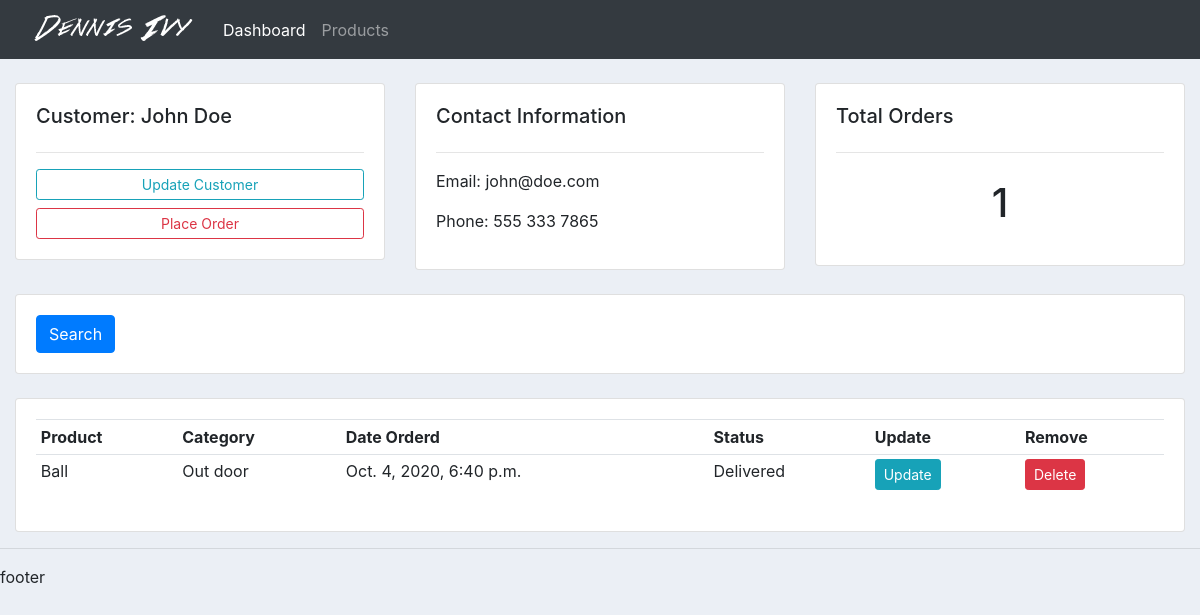
Page /customer/2/ on the earlier database version.
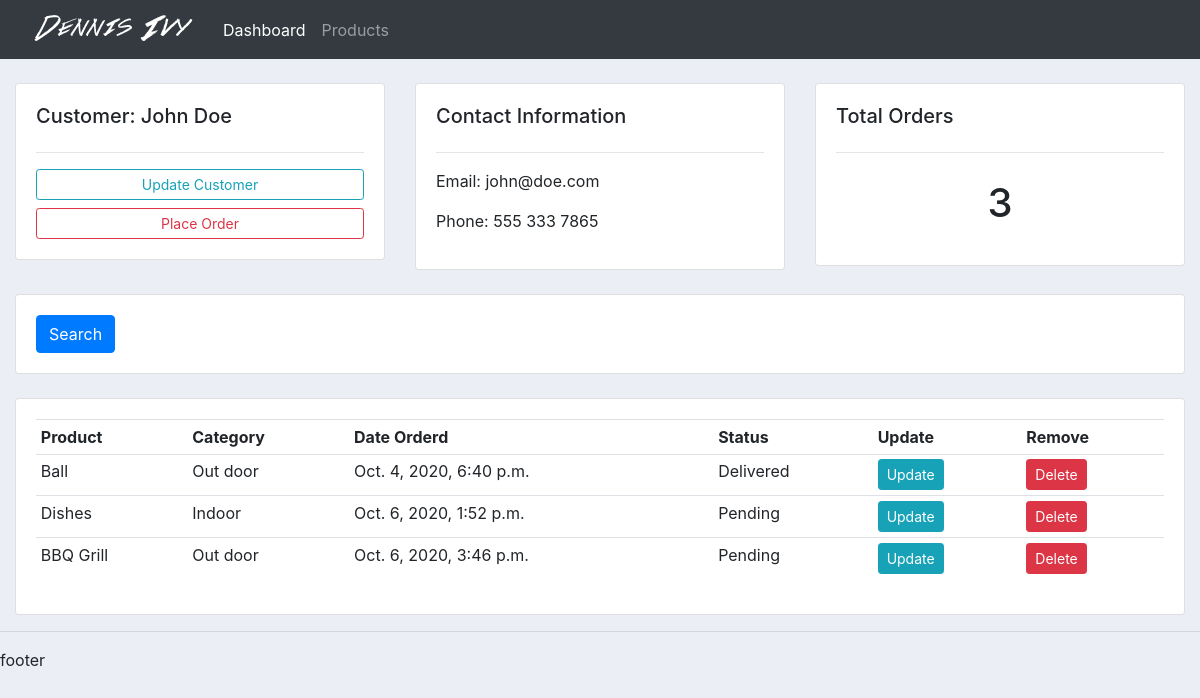
Same page on the later database version.
### accounts/models.py (models this page shows, shortened)
class Order(models.Model):
	STATUS = (
		('Pending','Pending'),
		('Out for delivery','Out for delivery'),
		('Delivered','Delivered')
		)
	customer = models.ForeignKey(Customer, on_delete=models.SET_NULL, null=True)
	product = models.ForeignKey(Product, on_delete=models.SET_NULL, null=True)
	date_created = models.DateTimeField(auto_now_add=True)
	status = models.CharField(max_length=200, null=True, choices=STATUS)

class Product(models.Model):
	CATEGORY = (
		('Indoor','Indoor'),
		('Out door','Out door')
		)
	name=models.CharField(max_length=200, null=True)
	price=models.FloatField(null=True)
	category=models.CharField(max_length=200, null=True, choices=CATEGORY)
	description=models.CharField(max_length=200, null=True, blank=True)
	date_created = models.DateTimeField(auto_now_add=True)
	tag = models.ManyToManyField(Tag)
	def __str__(self):
		return self.name

### accounts/views.py (the view)
# urls.py: path('customer/<str:pk>/', views.customer, name='customer'),
def customer(request, pk):
	get_customer = Customer.objects.get(id=pk)
	orders = get_customer.order_set.all()
	order_count = orders.count()
	context = {'get_customer':get_customer, 'orders':orders, 'order_count':order_count}
	return render(request, 'customer/customer.html', context=context)

### accounts/templates/customer/customer.html
{% extends 'main/base.html' %}
{% block content %}
	<br>
<div class="row">
	<div class="col-md">
		<div class="card card-body">
			<h5>Customer: {{ get_customer.name }}</h5>
			<hr>
			<a class="btn btn-outline-info  btn-sm btn-block" href="">Update Customer</a>
			<a class="btn btn-outline-danger  btn-sm btn-block" href="{% url 'create_order' get_customer.id %}">Place Order</a>
		</div>
	</div>
	<div class="col-md">
		<div class="card card-body">
			<h5>Contact Information</h5>
			<hr>
			<p>Email: {{ get_customer.email }}</p>
			<p>Phone: {{ get_customer.phone }}</p>
		</div>
	</div>
	<div class="col-md">
		<div class="card card-body">
			<h5>Total Orders</h5>
			<hr>
			<h1 style="text-align: center;padding: 10px">{{ order_count }}</h1>
		</div>
	</div>
</div>
<br>
<div class="row">
	<div class="col">
		<div class="card card-body">
			<form method="get">
		    <button class="btn btn-primary" type="submit">Search</button>
		  </form>
		</div>
	</div>
</div>
<br>
<div class="row">
	<div class="col-md">
		<div class="card card-body">
			<table class="table table-sm">
				<tr>
					<th>Product</th>
					<th>Category</th>
					<th>Date Orderd</th>
					<th>Status</th>
					<th>Update</th>
					<th>Remove</th>
				</tr>
				{% for order in orders %}
					<tr>
						<td>{{ order.product }}</td>
						<td>{{ order.product.category }}</td>
						<td>{{ order.date_created }}</td>
						<td>{{ order.status }}</td>
						<td><a href="{% url 'update_order' order.id %}" class="btn btn-sm btn-info">Update</a></td>
                    	<td><a href="{% url 'delete_order' order.id %}" class="btn btn-sm btn-danger">Delete</a></td>
					</tr>
				{% endfor %}
			</table>
		</div>
	</div>
</div>
{% endblock %}

Differences in the rows shown:
added Order: product "Dishes", product.category "Indoor", date_created "Oct. 6, 2020, 1:52 p.m.", status "Pending"
added Order: product "BBQ Grill", product.category "Out door", date_created "Oct. 6, 2020, 3:46 p.m.", status "Pending"
Other differences:
{{ order_count }}: "1" → "3"
